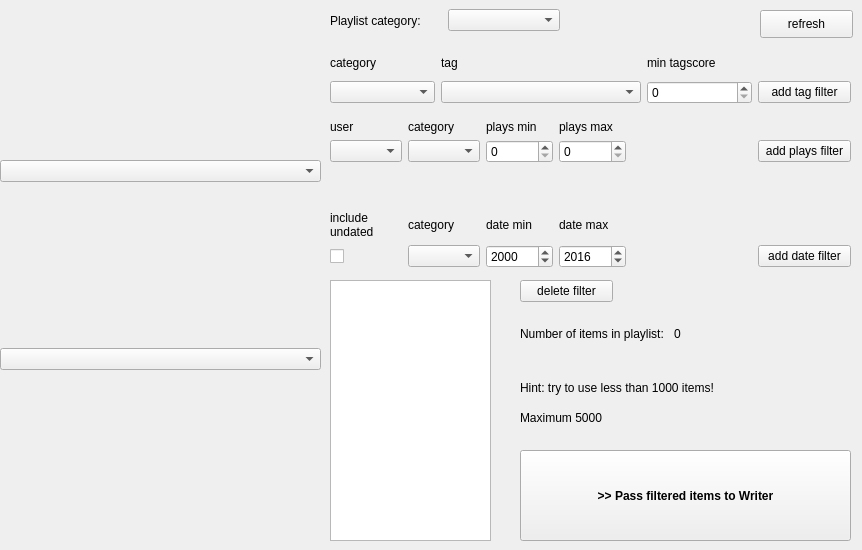
    <widget class="QWidget" name="tab_filter">
     <attribute name="title">
      <string>Filter</string>
     </attribute>
     <widget class="QWidget" name="verticalLayoutWidget">
      <property name="geometry">
       <rect>
        <x>0</x>
        <y>0</y>
        <width>321</width>
        <height>531</height>
       </rect>
      </property>
      <layout class="QVBoxLayout" name="verticalLayout">
       <item>
        <widget class="QComboBox" name="comboBox"/>
       </item>
       <item>
        <widget class="QComboBox" name="comboBox_2"/>
       </item>
      </layout>
     </widget>
     <widget class="QWidget" name="gridLayoutWidget_3">
      <property name="geometry">
       <rect>
        <x>330</x>
        <y>50</y>
        <width>521</width>
        <height>54</height>
       </rect>
      </property>
      <layout class="QGridLayout" name="gridLayout_3">
       <item row="2" column="1">
        <widget class="QComboBox" name="select_tag">
         <property name="minimumSize">
          <size>
           <width>200</width>
           <height>22</height>
          </size>
         </property>
         <property name="toolTip">
          <string>&lt;html&gt;&lt;head/&gt;&lt;body&gt;&lt;p&gt;values denote number of items associated with tag with tagscore &amp;gt;= 0&lt;/p&gt;&lt;/body&gt;&lt;/html&gt;</string>
         </property>
         <property name="maxVisibleItems">
          <number>100</number>
         </property>
        </widget>
       </item>
       <item row="1" column="1">
        <widget class="QLabel" name="lab_tag">
         <property name="text">
          <string>tag</string>
         </property>
        </widget>
       </item>
       <item row="2" column="0">
        <widget class="QComboBox" name="select_tag_category">
         <property name="minimumSize">
          <size>
           <width>0</width>
           <height>22</height>
          </size>
         </property>
        </widget>
       </item>
       <item row="1" column="0">
        <widget class="QLabel" name="lab_tag_type">
         <property name="text">
          <string>category</string>
         </property>
        </widget>
       </item>
       <item row="2" column="2">
        <widget class="QSpinBox" name="in_box_tagscore">
         <property name="minimumSize">
          <size>
           <width>0</width>
           <height>22</height>
          </size>
         </property>
         <property name="toolTip">
          <string>&lt;html&gt;&lt;head/&gt;&lt;body&gt;&lt;p&gt;score 0-100 for the required association with the tag&lt;/p&gt;&lt;/body&gt;&lt;/html&gt;</string>
         </property>
         <property name="maximum">
          <number>100</number>
         </property>
         <property name="value">
          <number>0</number>
         </property>
        </widget>
       </item>
       <item row="2" column="3">
        <widget class="QPushButton" name="btn_add_filter_tag">
         <property name="minimumSize">
          <size>
           <width>93</width>
           <height>22</height>
          </size>
         </property>
         <property name="maximumSize">
          <size>
           <width>93</width>
           <height>16777215</height>
          </size>
         </property>
         <property name="text">
          <string>add tag filter</string>
         </property>
        </widget>
       </item>
       <item row="1" column="2">
        <widget class="QLabel" name="lab_tag_score">
         <property name="text">
          <string>min tagscore</string>
         </property>
        </widget>
       </item>
      </layout>
     </widget>
     <widget class="QWidget" name="horizontalLayoutWidget_2">
      <property name="geometry">
       <rect>
        <x>330</x>
        <y>0</y>
        <width>230</width>
        <height>41</height>
       </rect>
      </property>
      <layout class="QHBoxLayout" name="horizontalLayout_2">
       <item>
        <widget class="QLabel" name="label">
         <property name="text">
          <string>Playlist category:</string>
         </property>
        </widget>
       </item>
       <item>
        <widget class="QComboBox" name="select_list_category">
         <property name="toolTip">
          <string>&lt;html&gt;&lt;head/&gt;&lt;body&gt;&lt;p&gt;set playlist category&lt;/p&gt;&lt;/body&gt;&lt;/html&gt;</string>
         </property>
        </widget>
       </item>
      </layout>
     </widget>
     <widget class="QWidget" name="gridLayoutWidget_4">
      <property name="geometry">
       <rect>
        <x>330</x>
        <y>120</y>
        <width>521</width>
        <height>148</height>
       </rect>
      </property>
      <layout class="QGridLayout" name="gridLayout_4">
       <item row="0" column="0">
        <widget class="QLabel" name="lab_plays_user">
         <property name="text">
          <string>user</string>
         </property>
        </widget>
       </item>
       <item row="4" column="1">
        <widget class="QComboBox" name="select_date_category">
         <property name="toolTip">
          <string>&lt;html&gt;&lt;head/&gt;&lt;body&gt;&lt;p&gt;dates for artist is the year of the release with the greatest number of total plays&lt;/p&gt;&lt;/body&gt;&lt;/html&gt;</string>
         </property>
        </widget>
       </item>
       <item row="2" column="2">
        <spacer name="verticalSpacer">
         <property name="orientation">
          <enum>Qt::Vertical</enum>
         </property>
         <property name="sizeHint" stdset="0">
          <size>
           <width>20</width>
           <height>40</height>
          </size>
         </property>
        </spacer>
       </item>
       <item row="1" column="5">
        <widget class="QPushButton" name="btn_add_filter_plays">
         <property name="minimumSize">
          <size>
           <width>93</width>
           <height>0</height>
          </size>
         </property>
         <property name="maximumSize">
          <size>
           <width>93</width>
           <height>16777215</height>
          </size>
         </property>
         <property name="text">
          <string>add plays filter</string>
         </property>
        </widget>
       </item>
       <item row="1" column="1">
        <widget class="QComboBox" name="select_plays_category"/>
       </item>
       <item row="3" column="1">
        <widget class="QLabel" name="lab_date_category">
         <property name="text">
          <string>category</string>
         </property>
        </widget>
       </item>
       <item row="4" column="5">
        <widget class="QPushButton" name="btn_add_filter_date">
         <property name="minimumSize">
          <size>
           <width>93</width>
           <height>0</height>
          </size>
         </property>
         <property name="maximumSize">
          <size>
           <width>93</width>
           <height>16777215</height>
          </size>
         </property>
         <property name="text">
          <string>add date filter</string>
         </property>
        </widget>
       </item>
       <item row="0" column="1">
        <widget class="QLabel" name="lab_plays_type">
         <property name="text">
          <string>category</string>
         </property>
        </widget>
       </item>
       <item row="1" column="2">
        <widget class="QSpinBox" name="in_box_plays_min">
         <property name="maximum">
          <number>9999999</number>
         </property>
        </widget>
       </item>
       <item row="0" column="2">
        <widget class="QLabel" name="lab_plays_min">
         <property name="text">
          <string>plays min</string>
         </property>
        </widget>
       </item>
       <item row="4" column="2">
        <widget class="QSpinBox" name="in_box_date_min">
         <property name="minimum">
          <number>1850</number>
         </property>
         <property name="maximum">
          <number>2050</number>
         </property>
         <property name="value">
          <number>2000</number>
         </property>
        </widget>
       </item>
       <item row="3" column="3">
        <widget class="QLabel" name="lab_date_max">
         <property name="text">
          <string>date max</string>
         </property>
        </widget>
       </item>
       <item row="3" column="2">
        <widget class="QLabel" name="lab_date_min">
         <property name="text">
          <string>date min</string>
         </property>
        </widget>
       </item>
       <item row="4" column="3">
        <widget class="QSpinBox" name="in_box_date_max">
         <property name="minimum">
          <number>1850</number>
         </property>
         <property name="maximum">
          <number>2050</number>
         </property>
         <property name="value">
          <number>2016</number>
         </property>
        </widget>
       </item>
       <item row="1" column="3">
        <widget class="QSpinBox" name="in_box_plays_max">
         <property name="toolTip">
          <string>&lt;html&gt;&lt;head/&gt;&lt;body&gt;&lt;p&gt;if left at zero no maximum is set&lt;/p&gt;&lt;/body&gt;&lt;/html&gt;</string>
         </property>
         <property name="maximum">
          <number>9999999</number>
         </property>
        </widget>
       </item>
       <item row="0" column="3">
        <widget class="QLabel" name="lab_plays_max">
         <property name="text">
          <string>plays max</string>
         </property>
        </widget>
       </item>
       <item row="1" column="0">
        <widget class="QComboBox" name="select_user">
         <property name="maximumSize">
          <size>
           <width>78</width>
           <height>16777215</height>
          </size>
         </property>
        </widget>
       </item>
       <item row="1" column="4">
        <spacer name="horizontalSpacer_9">
         <property name="orientation">
          <enum>Qt::Horizontal</enum>
         </property>
         <property name="sizeHint" stdset="0">
          <size>
           <width>40</width>
           <height>20</height>
          </size>
         </property>
        </spacer>
       </item>
       <item row="3" column="0">
        <widget class="QLabel" name="lab_date_undated">
         <property name="maximumSize">
          <size>
           <width>78</width>
           <height>16777215</height>
          </size>
         </property>
         <property name="text">
          <string>include undated</string>
         </property>
         <property name="wordWrap">
          <bool>true</bool>
         </property>
        </widget>
       </item>
       <item row="4" column="0">
        <widget class="QCheckBox" name="checkbox_date">
         <property name="toolTip">
          <string>&lt;html&gt;&lt;head/&gt;&lt;body&gt;&lt;p&gt;lots of items in database have no date association&lt;/p&gt;&lt;/body&gt;&lt;/html&gt;</string>
         </property>
         <property name="text">
          <string/>
         </property>
        </widget>
       </item>
      </layout>
     </widget>
     <widget class="QListWidget" name="list_filt">
      <property name="geometry">
       <rect>
        <x>330</x>
        <y>280</y>
        <width>161</width>
        <height>261</height>
       </rect>
      </property>
      <property name="selectionMode">
       <enum>QAbstractItemView::MultiSelection</enum>
      </property>
     </widget>
     <widget class="QWidget" name="gridLayoutWidget_5">
      <property name="geometry">
       <rect>
        <x>520</x>
        <y>280</y>
        <width>229</width>
        <height>80</height>
       </rect>
      </property>
      <layout class="QGridLayout" name="gridLayout_5">
       <item row="0" column="0">
        <widget class="QPushButton" name="btn_del_filter">
         <property name="minimumSize">
          <size>
           <width>93</width>
           <height>0</height>
          </size>
         </property>
         <property name="maximumSize">
          <size>
           <width>93</width>
           <height>16777215</height>
          </size>
         </property>
         <property name="text">
          <string>delete filter</string>
         </property>
        </widget>
       </item>
       <item row="1" column="0">
        <widget class="QLabel" name="lab_title_no_items">
         <property name="text">
          <string>Number of items in playlist: </string>
         </property>
        </widget>
       </item>
       <item row="1" column="1">
        <widget class="QLabel" name="lab_no_items">
         <property name="text">
          <string>0</string>
         </property>
        </widget>
       </item>
      </layout>
     </widget>
     <widget class="QLabel" name="label_2">
      <property name="geometry">
       <rect>
        <x>520</x>
        <y>380</y>
        <width>211</width>
        <height>16</height>
       </rect>
      </property>
      <property name="text">
       <string>Hint: try to use less than 1000 items! </string>
      </property>
     </widget>
     <widget class="QLabel" name="label_3">
      <property name="geometry">
       <rect>
        <x>520</x>
        <y>410</y>
        <width>211</width>
        <height>16</height>
       </rect>
      </property>
      <property name="text">
       <string>Maximum 5000</string>
      </property>
     </widget>
     <widget class="QPushButton" name="btn_refresh_filtman">
      <property name="geometry">
       <rect>
        <x>760</x>
        <y>10</y>
        <width>93</width>
        <height>28</height>
       </rect>
      </property>
      <property name="minimumSize">
       <size>
        <width>93</width>
        <height>22</height>
       </size>
      </property>
      <property name="maximumSize">
       <size>
        <width>93</width>
        <height>16777215</height>
       </size>
      </property>
      <property name="toolTip">
       <string>&lt;html&gt;&lt;head/&gt;&lt;body&gt;&lt;p&gt;&lt;span style=&quot; font-weight:600;&quot;&gt;Warning&lt;/span&gt; refreshes filter manager, can take long to execute&lt;/p&gt;&lt;/body&gt;&lt;/html&gt;</string>
      </property>
      <property name="text">
       <string notr="true">refresh</string>
      </property>
     </widget>
     <widget class="QPushButton" name="btn_pass">
      <property name="geometry">
       <rect>
        <x>520</x>
        <y>450</y>
        <width>331</width>
        <height>91</height>
       </rect>
      </property>
      <property name="font">
       <font>
        <weight>75</weight>
        <bold>true</bold>
       </font>
      </property>
      <property name="toolTip">
       <string>&lt;html&gt;&lt;head/&gt;&lt;body&gt;&lt;p&gt;&lt;span style=&quot; font-weight:400;&quot;&gt;uses user name entered in load tab &lt;/span&gt;&lt;/p&gt;&lt;p&gt;&lt;span style=&quot; font-weight:400;&quot;&gt;Caution takes long for bigger databases&lt;/span&gt;&lt;/p&gt;&lt;/body&gt;&lt;/html&gt;</string>
      </property>
      <property name="text">
       <string>&gt;&gt; Pass filtered items to Writer</string>
      </property>
     </widget>
    </widget>
